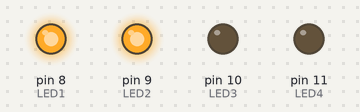
Bench run of a sketch on a simulated Arduino Uno, built with avr-gcc and run on an emulated ATmega328P. On the bench: output pins drawn as LEDs (lit = HIGH).

Above: at 0.05 s.
At 0.35 s:
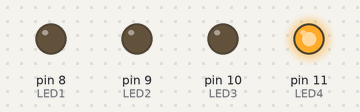
At 0.75 s:
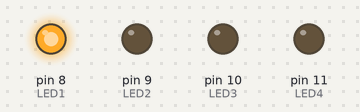
At 1.35 s:
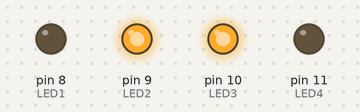
At 2.85 s:
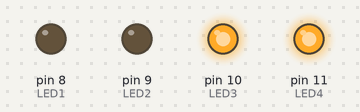
Timing chart, 0 to 3.1 s (numbered marks = the images above):
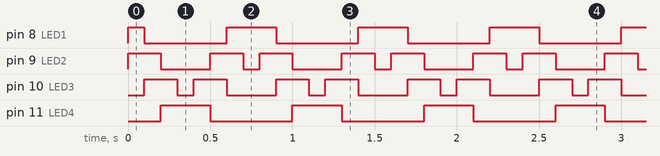

The sketch:

sketch_oct13a.ino
```cpp
#include <avr/io.h>
#include <util/delay.h>

#define LED1 PB0
#define LED2 PB1
#define LED3 PB2
#define LED4 PB3
#define LED_DDR DDRB
#define LED_PORT PORTB
#define DELAY_TIME 100

int main() {
  LED_DDR |= _BV(LED1) | _BV(LED2) | _BV(LED3) | _BV(LED4);
  LED_PORT |= _BV(LED1);
  while (1) {
    LED_PORT |= _BV(LED2);
    _delay_ms(DELAY_TIME);

    for(int i = 0; i < 3; i++)
    {
      LED_PORT <<= 1;
      _delay_ms(DELAY_TIME);
    }

    for(int i = 0; i < 4; i++)
    {
      LED_PORT >>= 1;
      _delay_ms(DELAY_TIME);
    }

  }
}
```

Measured:
- by itself, pin 8 (LED1): repeats every 0.80 s: LOW 0.50 s, HIGH 0.30 s
- by itself, pin 9 (LED2): repeats every 0.80 s: LOW 0.30 s, HIGH 0.20 s, LOW 0.10 s, HIGH 0.20 s
- by itself, pin 10 (LED3): repeats every 0.80 s: LOW 0.10 s, HIGH 0.20 s, LOW 0.30 s, HIGH 0.20 s
- by itself, pin 11 (LED4): alternates HIGH for 0.30 s and LOW for 0.50 s
